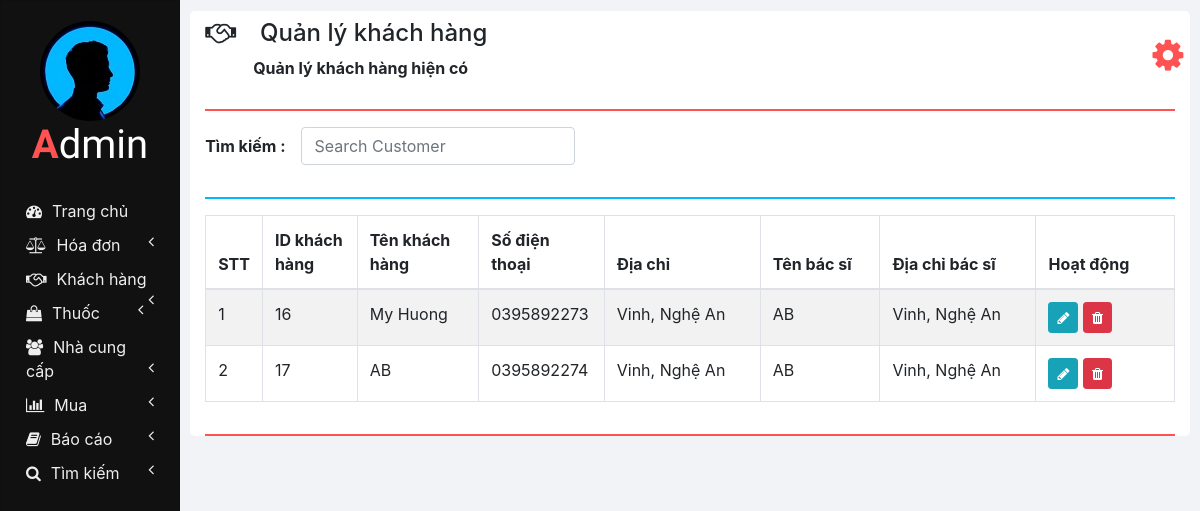
The page /manage_customer.php on the database its author committed.
### tables this page shows
CREATE TABLE `customers` (
  `ID` int(11) NOT NULL,
  `NAME` varchar(20) NOT NULL,
  `CONTACT_NUMBER` varchar(10) NOT NULL,
  `ADDRESS` varchar(100) NOT NULL,
  `DOCTOR_NAME` varchar(20) NOT NULL,
  `DOCTOR_ADDRESS` varchar(100) NOT NULL
);

### php/manage_customer.php (the view, shortened to what this page needs)
<?php
  function showCustomers($id) {
    require "db_connection.php";
    if($con) {
      $seq_no = 0;
      $query = "SELECT * FROM customers";
      $result = mysqli_query($con, $query);
      while($row = mysqli_fetch_array($result)) {
        $seq_no++;
        if($row['ID'] == $id)
          showEditOptionsRow($seq_no, $row);
        else
          showCustomerRow($seq_no, $row);
      }
    }
  }
  function showCustomerRow($seq_no, $row) {
    ?>
    <tr>
      <td><?php echo $seq_no; ?></td>
      <td><?php echo $row['ID'] ?></td>
      <td><?php echo $row['NAME']; ?></td>
      <td><?php echo $row['CONTACT_NUMBER']; ?></td>
      <td><?php echo $row['ADDRESS']; ?></td>
      <td><?php echo $row['DOCTOR_NAME']; ?></td>
      <td><?php echo $row['DOCTOR_ADDRESS']; ?></td>
      <td>
        <button href="" class="btn btn-info btn-sm" onclick="editCustomer(<?php echo $row['ID']; ?>);">
          <i class="fa fa-pencil"></i>
        </button>
        <button class="btn btn-danger btn-sm" onclick="deleteCustomer(<?php echo $row['ID']; ?>);">
          <i class="fa fa-trash"></i>
        </button>
      </td>
    </tr>
    <?php
  }
  ?>

### css/sidenav.css (style rules this page uses)
body { background-color: #f1f3f6; }
.sidenav { width: 15%; height: 100vh; background-color: #222222; position: fixed; z-index: 1; flex: 1 0 auto; }
.card { width: 100%; height: 100%; top: 0; border-radius: 0; background-color: #111111; }
.logo .logo-caption { font-family: 'Poiret One', cursive; color: #ffffff; text-align: center; margin-bottom: 25px; }
.logo .profile { margin-left: 50%; border-radius: 50%; transform: translate(-50%); }
.logo .tweak { color: #ff5252; font-weight: bold; }
.main-menu-item { padding: 5px 5px; cursor: pointer; }
.main-menu-item > a { color: #eeeeee; text-decoration: none; font-size: 16px; }
.main-menu-item > a > span { margin-left: 10px; }

### css/home.css (style rules this page uses)
html, body { height: 100vh; }

### rows shown on the page
customers: seq_no "1", ID "16", NAME "My Huong", CONTACT_NUMBER "0395892273", ADDRESS "Vinh, Nghệ An", DOCTOR_NAME "AB", DOCTOR_ADDRESS "Vinh, Nghệ An"
customers: seq_no "2", ID "17", NAME "AB", CONTACT_NUMBER "0395892274", ADDRESS "Vinh, Nghệ An", DOCTOR_NAME "AB", DOCTOR_ADDRESS "Vinh, Nghệ An"

### other values the page prints
$heading "Quản lý khách hàng"
$sub_heading "Quản lý khách hàng hiện có"
